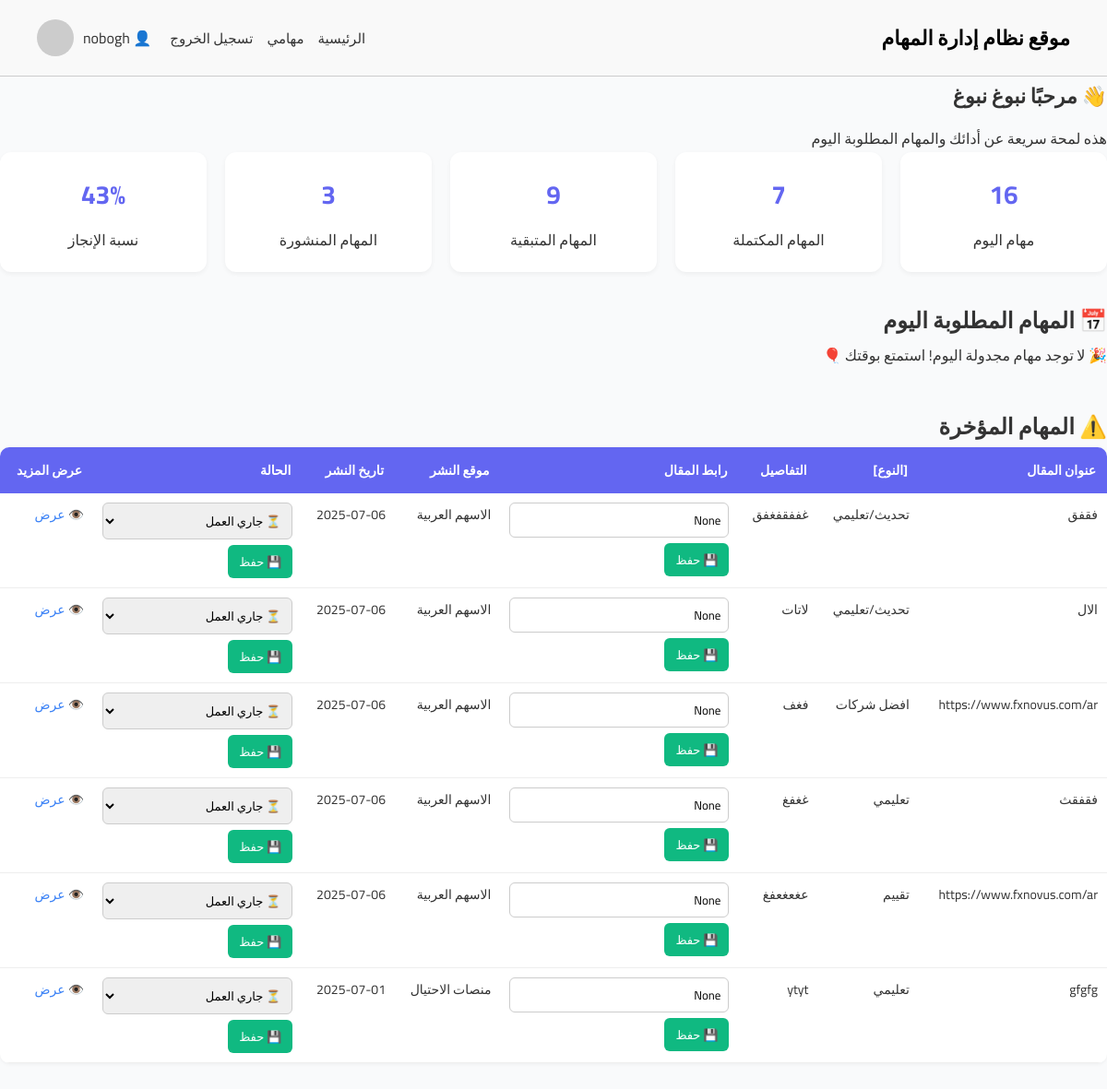
The app's page /home/employee_dashboard/ (signed in) with its own data.
### accounts/models.py (models this page shows)
class Users(AbstractUser):
    ROLE_CHOICES = (
        ('manager', 'Manager'),
        ('employee', 'Employee'),
    )
    role = models.CharField(max_length=10, choices=ROLE_CHOICES, default='employee')
    job_title = models.CharField(max_length=100, blank=True, null=True)

### tasks/models.py (models this page shows, shortened)
class Task(models.Model):
    writer = models.ForeignKey(settings.AUTH_USER_MODEL, on_delete=models.CASCADE, verbose_name="الكاتب")
    article_title = models.CharField(max_length=255, verbose_name="المقال")
    article_details = models.TextField(verbose_name="تفاصيل المقال")
    article_link = models.URLField(max_length=500, verbose_name="رابط المقال", blank=True, null=True)
    publish_site = models.ForeignKey(Site, on_delete=models.CASCADE, verbose_name="موقع النشر")
    publish_date = models.DateField(verbose_name="تاريخ النشر")
    created_at = models.DateTimeField(auto_now_add=True, verbose_name="تاريخ الإضافة")
    article_type_W_R_A_B = models.ForeignKey(Article_type_W_R_A_B, on_delete=models.CASCADE, verbose_name=" نوع المقال( تحذير / تقييم/تعليمي/افضل شركات)",null=True, blank=True)
    status = models.CharField(max_length=20,choices=STATUS_CHOICES,default='in_progress',verbose_name='حالة المهمة')

### categories/models.py (models this page shows)
class Article_type_W_R_A_B(models.Model):
    type = models.CharField(max_length=100, verbose_name="(تحذير / تقييم/تعليمي/افضل شركات)نوع المقال")
    number_of_article = models.PositiveIntegerField(verbose_name="عدد المقالات المسموح بها")
    def __str__(self):
        return self.type

class Site(models.Model):
    name = models.CharField(max_length=100, verbose_name="اسم الموقع")
    start_date = models.DateField(null=True, blank=True, verbose_name="تاريخ البدء")
    number_of_days = models.PositiveIntegerField(verbose_name="عدد ايام الفارق")
    site_link = models.URLField(max_length=200, verbose_name="رابط الموقع")
    def __str__(self):
        return self.name

### home/views.py (the view)
# urls.py: path('employee_dashboard/', views.employee_dashboard, name='employee_dashboard'),
@login_required
def employee_dashboard(request):
    user = request.user
    tasks = Task.objects.filter(writer=user)
    today = localdate()  # بدل date.today()
    total = tasks.count()
    completed = tasks.filter(status__in=['done','upload']).count()
    completed_publish= tasks.filter(status__in=['publish']).count()
    pending = total - completed
    progress_percent = int((completed / total) * 100) if total > 0 else 0
    todays_tasks = tasks.filter(publish_date=today)
    overdue_tasks = tasks.filter(publish_date__lt=today).exclude(status__in=['done', 'publish','upload'])
    return render(request, 'home/employee_dashboard.html', {
        'total_tasks': total,
        'completed_tasks': completed,
        'completed_publish' : completed_publish,
        'pending_tasks': pending,
        'progress_percent': progress_percent,
        'todays_tasks': todays_tasks,
        'overdue_tasks': overdue_tasks,
    })

### templates/home/employee_dashboard.html (shortened to what this page needs)
{% extends 'base.html' %}
{% load static %}
{% block extra_css %}
  <link rel="stylesheet" href="{% static 'css/employee_dashboard.css' %}">
{% endblock %}
{% block content %}
  <h1>👋 مرحبًا {{ request.user.get_full_name|default:request.user.username }}</h1>
  <p>هذه لمحة سريعة عن أدائك والمهام المطلوبة اليوم</p>
  <div class="stats">
    <div class="stat-box">
      <h2>{{ total_tasks }}</h2>
      <p>مهام اليوم</p>
    </div>
    <div class="stat-box">
      <h2>{{ completed_tasks }}</h2>
      <p>المهام المكتملة</p>
    </div>
    <div class="stat-box">
      <h2>{{ pending_tasks }}</h2>
      <p>المهام المتبقية</p>
    </div>
    <div class="stat-box">
      <h2>{{ completed_publish }}</h2>
      <p>المهام المنشورة</p>
    </div>
    <div class="stat-box">
      <h2>{{ progress_percent }}%</h2>
      <p>نسبة الإنجاز</p>
    </div>
  </div>
  <h2>📅 المهام المطلوبة اليوم</h2>
  {% if todays_tasks %}
    <table class="task-table">
      <thead>
        <tr>
          <th>عنوان المقال</th>
          <th>[النوع]</th>
          <th>التفاصيل</th>
          <th>رابط المقال</th>
          <th>موقع النشر</th>
          <th>تاريخ النشر</th>
          <th>الحالة</th>
          <th>عرض المزيد</th>
        </tr>
      </thead>
      <tbody>
        {% for task in todays_tasks %}
          <tr>
            <td>{{ task.article_title }}</td>
            <td>{{ task.article_type_W_R_A_B }}</td>
            <td>{{ task.article_details }}</td>
            <td>
              <form method="post" action="{% url 'update_article_link' task.id %}">
                {% csrf_token %}
                <input type="url" name="article_link" value="{{ task.article_link }}" placeholder="أدخل الرابط" required>
                <button type="submit">💾 حفظ</button>
              </form>
            </td>
            <td>{{ task.publish_site }}</td>
            <td>{{ task.publish_date|date:"Y-m-d" }}</td>
            <td>
              <form method="post" action="{% url 'update_task_status' task.id %}">{% csrf_token %}
                <select name="status">
                  <option value="in_progress" {% if task.status == 'in_progress' %}selected{% endif %}>⏳ جاري العمل</option>
                  <option value="upload" {% if task.status == 'upload' %}selected{% endif %}>📤 تم الرفع</option>
                  <option value="publish" {% if task.status == 'publish' %}selected{% endif %}>📢 تم النشر</option>
                  <option value="done" {% if task.status == 'done' %}selected{% endif %}>✅ مكتملة</option>
                </select>
                <button type="submit">💾 حفظ</button>
              </form>
            </td>
            <td>
              <a href="{% url 'task_details' task.id %}" target="_blank">👁️ عرض</a>
            </td>
          </tr>
        {% endfor %}
      </tbody>
    </table>
  {% else %}
    <p>🎉 لا توجد مهام مجدولة اليوم! استمتع بوقتك 🎈</p>
  {% endif %}
  <h2 style="margin-top: 40px;">⚠️ المهام المؤخرة</h2>
  {% if overdue_tasks %}
    <table class="task-table">
      <thead>
        <tr>
          <th>عنوان المقال</th>
          <th>[النوع]</th>
          <th>التفاصيل</th>
          <th>رابط المقال</th>
          <th>موقع النشر</th>
          <th>تاريخ النشر</th>
          <th>الحالة</th>
          <th>عرض المزيد</th>
        </tr>
      </thead>
      <tbody>
        {% for task in overdue_tasks %}
          <tr>
            <td>{{ task.article_title }}</td>
            <td>{{ task.article_type_W_R_A_B }}</td>
            <td>{{ task.article_details }}</td>
            <td>
              <form method="post" action="{% url 'update_article_link' task.id %}">
                <input type="url" name="article_link" value="{{ task.article_link }}" placeholder="أدخل الرابط" required>
                <button type="submit">💾 حفظ</button>
              </form>
            </td>
            <td>{{ task.publish_site }}</td>
            <td>{{ task.publish_date|date:"Y-m-d" }}</td>
            <td>
              <form method="post" action="{% url 'update_task_status' task.id %}">{% csrf_token %}
                <select name="status">
                  <option value="in_progress" {% if task.status == 'in_progress' %}selected{% endif %}>⏳ جاري العمل</option>
                </select>
                <button type="submit">💾 حفظ</button>
              </form>
            </td>
            <td>
              <a href="{% url 'task_details' task.id %}" target="_blank">👁️ عرض</a>
            </td>
          </tr>
        {% endfor %}
      </tbody>
    </table>
  {% else %}
    <p>👌 لا توجد مهام مؤخرة</p>
  {% endif %}
{% endblock %}

### templates/includes/header.html
<header>
  <div class="logo">موقع نظام إدارة المهام</div>
  <div class="user-nav">
    <nav>
      {% if request.user.is_authenticated %}
        {% if request.user.role == "manager" %}
          <a href="/home/dashboard/">الرئيسية</a>
          <a href="/tasks/">المهام</a>
          <div class="dropdown">
            <button class="dropbtn">الموظفين</button>
            <div class="dropdown-content">
              <a href="/accounts/employees/">عرض الموظفين</a>
              <a href="/accounts/signup/">إضافة موظف</a>
              <a href="/categories/holiday/">الإجازات</a>
            </div>
          </div>
          <a href="/categories/site/">المواقع</a>
        {% elif request.user.role == "employee" %}
          <a href="/home/employee_dashboard/">الرئيسية</a>
          <a href="/tasks/my_tasks/">مهامي</a>
        {% endif %}
        <a href="{% url 'logout' %}">تسجيل الخروج</a>
      {% else %}
        <a href="{% url 'index' %}">تسجيل الدخول</a>
      {% endif %}
    </nav>
    <div style="display: flex; align-items: center; gap: 10px;">
      {% if request.user.is_authenticated %}
        <span>👤 {{ request.user.username }}</span>
      {% endif %}
      <img src="https://via.placeholder.com/40" alt="User" style="border-radius: 50%;">
    </div>
  </div>
</header>

### static/css/base.css (style rules this page uses)
* { box-sizing: border-box; margin: 0; padding: 0; direction: rtl; font-family: 'Cairo', sans-serif; }
body { background-color: #fff; color: #333; min-height: 100vh; font-family: 'Cairo', sans-serif; direction: rtl; }
header { display: flex; justify-content: space-between; align-items: center; padding: 20px 40px; background-color: #f9f9f9; border-bottom: 1px solid #ccc; }
.logo { font-size: 22px; font-weight: bold; color: #000; }
.user-nav { display: flex; align-items: center; gap: 20px; }
.user-nav nav { display: flex; gap: 15px; position: relative; }
.user-nav nav a { text-decoration: none; color: #333; font-weight: 500; font-size: 15px; }
.user-nav img { width: 40px; height: 40px; border-radius: 50%; }

### static/css/employee_dashboard.css (style rules this page uses)
body { direction: rtl; font-family: 'Tajawal', sans-serif; background-color: #f9fafb; color: #333; }
h1 { font-size: 22px; margin-bottom: 10px; }
.stats { display: flex; gap: 20px; margin-bottom: 30px; flex-wrap: wrap; }
.stat-box { flex: 1; background-color: #fff; padding: 20px; border-radius: 12px; text-align: center; box-shadow: 0 2px 5px rgba(0,0,0,0.05); min-width: 160px; }
.stat-box h2 { font-size: 28px; color: #6366f1; margin-bottom: 8px; }
.task-table { width: 100%; border-collapse: collapse; background-color: #fff; margin-bottom: 30px; box-shadow: 0 1px 4px rgba(0,0,0,0.05); border-radius: 10px; overflow: hidden; }
.task-table th { background-color: #6366f1; color: white; padding: 12px; font-size: 14px; text-align: right; }
.task-table td { padding: 10px; border-bottom: 1px solid #eee; font-size: 14px; vertical-align: top; }
.task-table input[type="url"], .task-table select { width: 100%; padding: 6px 8px; font-size: 13px; border: 1px solid #ccc; border-radius: 6px; box-sizing: border-box; }
.task-table button { margin-top: 6px; padding: 6px 12px; font-size: 13px; background-color: #10b981; color: white; border: none; border-radius: 6px; cursor: pointer; transition: background 0.2s ease; }
.task-table a { color: #3b82f6; text-decoration: none; font-size: 14px; }

### records on screen
Users: user.username "nobogh", user.get_full_name "نبوغ نبوغ"
Task: article_title "فقفق", article_type_W_R_A_B "تحديث/تعليمي", article_details "غففقفغفق", article_link "None", publish_site "الاسهم العربية", publish_date "2025-07-06", status "⏳ جاري العمل"
Task: article_title "الال", article_type_W_R_A_B "تحديث/تعليمي", article_details "لاتات", article_link "None", publish_site "الاسهم العربية", publish_date "2025-07-06", status "⏳ جاري العمل"
Task: article_title "https://www.fxnovus.com/ar", article_type_W_R_A_B "افضل شركات", article_details "فغف", article_link "None", publish_site "الاسهم العربية", publish_date "2025-07-06", status "⏳ جاري العمل"
Task: article_title "فقفقث", article_type_W_R_A_B "تعليمي", article_details "غغفغ", article_link "None", publish_site "الاسهم العربية", publish_date "2025-07-06", status "⏳ جاري العمل"
Task: article_title "https://www.fxnovus.com/ar", article_type_W_R_A_B "تقييم", article_details "عغعغعفغ", article_link "None", publish_site "الاسهم العربية", publish_date "2025-07-06", status "⏳ جاري العمل"
Task: article_title "gfgfg", article_type_W_R_A_B "تعليمي", article_details "ytyt", article_link "None", publish_site "منصات الاحتيال", publish_date "2025-07-01", status "⏳ جاري العمل"

### other values on screen
{{ total_tasks }} "16"
{{ completed_tasks }} "7"
{{ pending_tasks }} "9"
{{ completed_publish }} "3"
{{ progress_percent }} "43"
